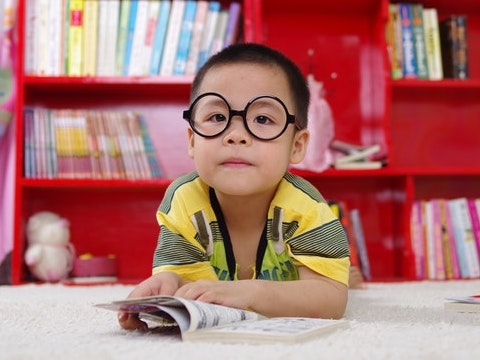
//> input picture Week1 - Get started/2-Basic Image Operations/input/boy.jpg, 480 x 360 px
$ ./main   (built with g++ and OpenCV 4)
//> lines starting //> are read from the running program, lines starting //| are printed output that depends on the picture
#include <iostream>
#include <opencv2/opencv.hpp>
#include <opencv2/core.hpp>
#include <opencv2/highgui.hpp>

using namespace std;
using namespace cv;


int main(){
    Mat image = imread("../input/boy.jpg");
//> image is the input picture: 360 rows x 480 cols, CV_8UC3; mean B, G, R 111.8, 115.3, 174.3

    Mat copyRoi = image(Range(40,200),Range(180,320));
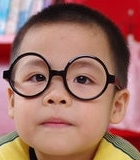
//> copyRoi: 160 rows x 140 cols, CV_8UC3; mean B, G, R 102.8, 113.7, 160.5

    int roiHeight = copyRoi.size().height;
//> roiHeight = 160
    int roiWidth = copyRoi.size().width;
//> roiWidth = 140

    copyRoi.copyTo(image(Range(40,40+roiHeight),Range(10,10+roiWidth)));
    copyRoi.copyTo(image(Range(40,40+roiHeight),Range(330,330+roiWidth)));
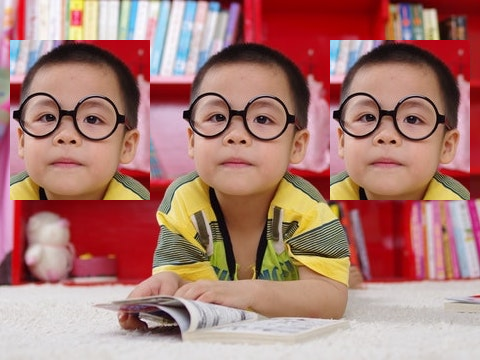
//> image: 360 rows x 480 cols, CV_8UC3; mean B, G, R 116.8, 124.3, 171.8

    imwrite("../output/CopiedRegions.png", image);

    return 0;
}
